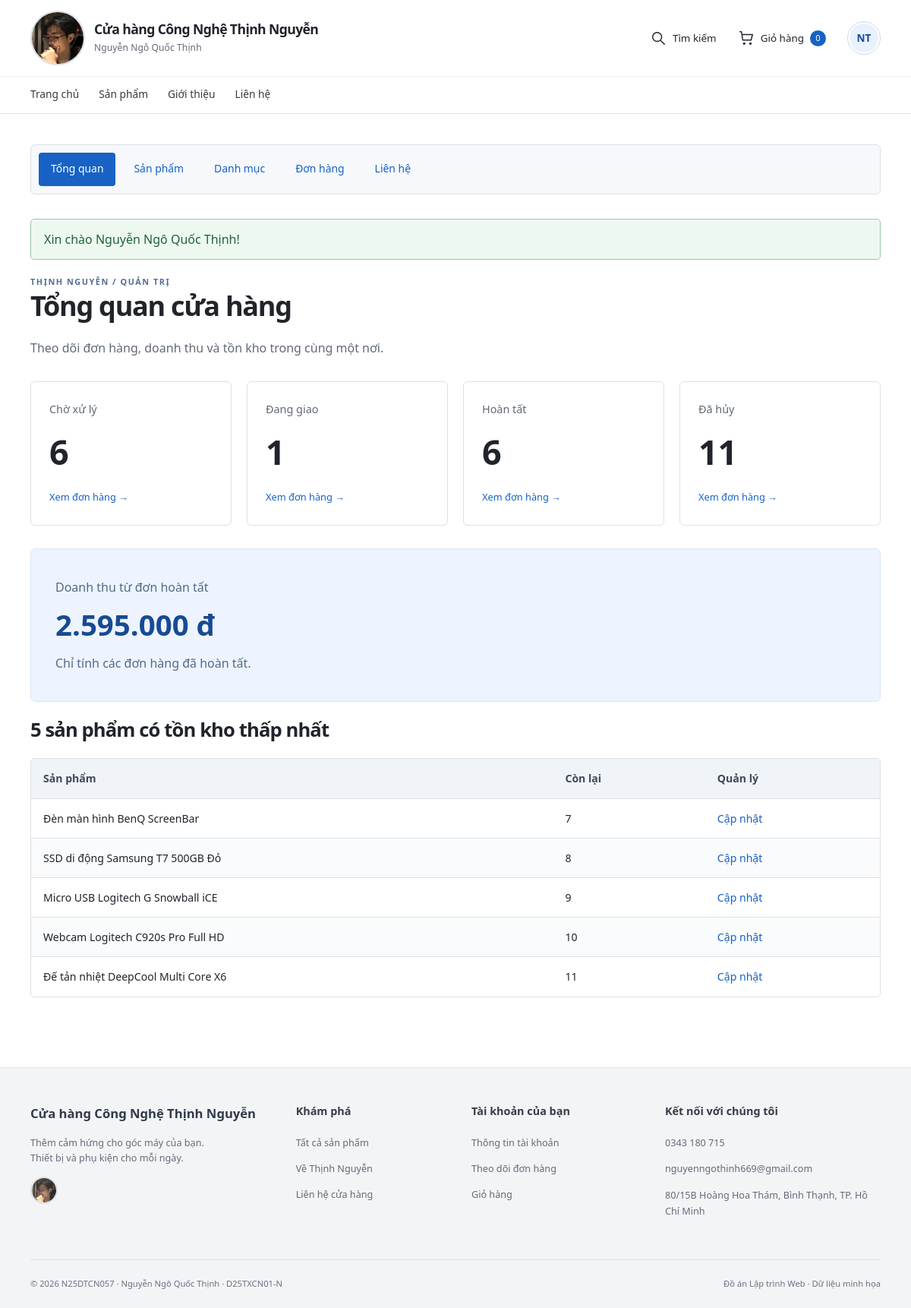
/admin/index.php (signed in), run on the app's committed database.
### tables this page shows
CREATE TABLE `users` (
  `id` int(10) unsigned NOT NULL AUTO_INCREMENT,
  `fullname` varchar(100) NOT NULL,
  `email` varchar(150) NOT NULL,
  `password_hash` varchar(255) NOT NULL,
  `phone` varchar(15) NOT NULL,
  `address` varchar(255) NOT NULL DEFAULT '',
  `avatar` varchar(255) DEFAULT NULL,
  `role` enum('customer','admin') NOT NULL DEFAULT 'customer',
  `created_at` datetime NOT NULL DEFAULT current_timestamp(),
  PRIMARY KEY (`id`),
  UNIQUE KEY `email` (`email`)
);

CREATE TABLE `products` (
  `id` int(10) unsigned NOT NULL AUTO_INCREMENT,
  `category_id` int(10) unsigned NOT NULL,
  `name` varchar(200) NOT NULL,
  `price` int(10) unsigned NOT NULL,
  `description` text DEFAULT NULL,
  `specifications` longtext DEFAULT NULL CHECK (json_valid(`specifications`)),
  `image` varchar(255) NOT NULL,
  `stock` int(10) unsigned NOT NULL DEFAULT 0,
  `created_at` datetime NOT NULL DEFAULT current_timestamp(),
  PRIMARY KEY (`id`),
  KEY `fk_products_category` (`category_id`),
  CONSTRAINT `fk_products_category` FOREIGN KEY (`category_id`) REFERENCES `categories` (`id`)
);

### includes/functions.php (called while the page is built, shortened)
<?php
function e($value)
{
    return htmlspecialchars((string) $value, ENT_QUOTES, 'UTF-8');
}
function format_price($amount)
{
    return number_format((int) $amount, 0, ',', '.') . ' đ';
}
function url($path = '')
{
    return BASE_URL . ltrim($path, '/');
}
function get_flash()
{
    $flash = $_SESSION['flash'] ?? null;
    return $flash;
}
function current_user()
{
    return $_SESSION['user'] ?? null;
}
function is_logged_in()
{
    return current_user() !== null;
}
function cart_count()
{
    return array_sum($_SESSION['cart'] ?? []);
}
function order_statuses()
{
    return [
        'pending'   => 'Chờ xử lý',
        'shipping'  => 'Đang giao',
        'completed' => 'Hoàn tất',
        'cancelled' => 'Đã hủy',
    ];
}

### includes/init.php (called while the page is built, shortened)
<?php
require_once __DIR__ . '/functions.php';
require_once __DIR__ . '/avatars.php';
require_once __DIR__ . '/../config/db.php';
if (is_logged_in()) {
    $userStatement = $pdo->prepare('SELECT id, fullname, role, avatar FROM users WHERE id = ?');
    $userStatement->execute([current_user()['id']]);
}

### includes/avatars.php (called while the page is built, shortened)
<?php
function user_initials($fullname)
{
    $parts = preg_split('/\s+/u', trim($fullname), -1, PREG_SPLIT_NO_EMPTY);
    $initials = mb_substr($parts[0], 0, 1);
    if (count($parts) > 1) $initials .= mb_substr($parts[count($parts) - 1], 0, 1);
    return mb_strtoupper($initials);
}
function managed_avatar_path($path)
{
    return is_string($path) && preg_match('~^uploads/avatars/[a-f0-9]{32}\.(jpg|png|webp)$~D', $path);
}
function user_avatar_url($user)
{
    $path = $user['avatar'] ?? null;
    return managed_avatar_path($path) && is_file(__DIR__ . '/../' . $path) ? url($path) : null;
}

### admin/index.php (the view, shortened to what this page needs)
<?php
require __DIR__ . '/../includes/init.php';
$counts = $pdo->query('SELECT status, COUNT(*) AS count FROM orders GROUP BY status')->fetchAll(PDO::FETCH_KEY_PAIR);
$revenue = $pdo->query("SELECT COALESCE(SUM(total), 0) FROM orders WHERE status = 'completed'")->fetchColumn();
$products = $pdo->query('SELECT id, name, stock FROM products ORDER BY stock ASC, id ASC LIMIT 5')->fetchAll();
require __DIR__ . '/../includes/header.php';
?>
<div class="page-heading"><div><p class="section-kicker">THỊNH NGUYỄN / QUẢN TRỊ</p><h1>Tổng quan cửa hàng</h1><p class="muted">Theo dõi đơn hàng, doanh thu và tồn kho trong cùng một nơi.</p></div></div>
<section class="stats-grid" aria-label="Thống kê đơn hàng">
<?php foreach (order_statuses() as $status => $label): ?><article class="stat-card"><p><?= e($label) ?></p><strong><?= (int) ($counts[$status] ?? 0) ?></strong><a href="<?= e(url('admin/orders.php?status=' . $status)) ?>">Xem đơn hàng →</a></article><?php endforeach; ?>
</section>
<section class="revenue-card"><p>Doanh thu từ đơn hoàn tất</p><strong><?= format_price($revenue) ?></strong><p>Chỉ tính các đơn hàng đã hoàn tất.</p></section>
<h2>5 sản phẩm có tồn kho thấp nhất</h2><table><thead><tr><th>Sản phẩm</th><th>Còn lại</th><th>Quản lý</th></tr></thead><tbody><?php foreach ($products as $product): ?><tr><td><?= e($product['name']) ?></td><td><?= (int) $product['stock'] ?></td><td><a href="<?= e(url('admin/product-form.php?id=' . (int) $product['id'])) ?>">Cập nhật</a></td></tr><?php endforeach; ?></tbody></table>
<?php require __DIR__ . '/../includes/footer.php'; ?>

### includes/header.php (shortened to what this page needs)
<!DOCTYPE html>
<html lang="vi">
<head>
    <link rel="stylesheet" href="<?= e(url('css/style.css?v=20261105-portrait-menu')) ?>">
</head>
<body>
    <?php
    $currentPage = basename($_SERVER['SCRIPT_NAME'] ?? '');
    $requestPath = str_replace('\\', '/', $_SERVER['SCRIPT_NAME'] ?? '');
    $isAdminArea = strpos($requestPath, '/admin/') !== false;
    $isAuthPage = in_array($currentPage, ['login.php', 'register.php'], true);
    ?>
    <header class="site-header">
        <div class="header-inner">
            <a class="brand" href="<?= e(url('index.php')) ?>" aria-label="<?= e(APP_NAME) ?> - Trang chủ">
                <img class="brand-logo" src="<?= e(url('assets/anh_chan_dung.jpg')) ?>" alt="Ảnh chân dung Nguyễn Ngô Quốc Thịnh — logo cửa hàng" width="72" height="72">
                <span class="brand-copy"><strong><?= e(APP_NAME) ?></strong><small><?= e(STUDENT_NAME) ?></small></span>
            </a>
            <div class="header-tools">
                <a class="header-search" href="<?= e(url('index.php#products')) ?>"><svg viewBox="0 0 24 24" aria-hidden="true"><circle cx="10.5" cy="10.5" r="6.5"/><path d="m16 16 5 5"/></svg><span>Tìm kiếm</span></a>
                <a class="nav-cart <?= $currentPage === 'cart.php' ? 'active' : '' ?>" href="<?= e(url('cart.php')) ?>" aria-label="Giỏ hàng, <?= e(cart_count()) ?> sản phẩm"><svg viewBox="0 0 24 24" aria-hidden="true"><path d="M3 3h2l2 12h12l2-8H6"/><circle cx="9" cy="20" r="1"/><circle cx="18" cy="20" r="1"/></svg><span>Giỏ hàng</span><span id="cart-count" class="cart-count"><?= e(cart_count()) ?></span></a>
                <?php if (is_logged_in()): ?>
                    <?php $headerAvatarUrl = user_avatar_url(current_user()); ?>
                    <details class="account-menu" id="account-menu">
                        <summary class="account-avatar-toggle" aria-label="Tài khoản của <?= e(current_user()['fullname']) ?>" aria-controls="account-dropdown" title="Tài khoản của <?= e(current_user()['fullname']) ?>">
                            <?php if ($headerAvatarUrl): ?><img class="header-user-avatar" src="<?= e($headerAvatarUrl) ?>" alt="" width="40" height="40"><?php else: ?><span class="header-user-avatar avatar-initials" aria-hidden="true"><?= e(user_initials(current_user()['fullname'])) ?></span><?php endif; ?>
                        </summary>
                    </details>
                <?php else: ?>
                    <a class="guest-account-link" href="<?= e(url('login.php')) ?>" aria-label="Đăng nhập tài khoản" title="Đăng nhập tài khoản"><svg viewBox="0 0 24 24" aria-hidden="true"><circle cx="12" cy="8" r="4"/><path d="M4 21v-2a8 8 0 0 1 16 0v2"/></svg></a>
                <?php endif; ?>
            </div>
        </div>
        <div class="navigation-row">
            <nav class="main-nav" id="main-navigation" aria-label="Điều hướng chính">
            <a href="<?= e(url('index.php')) ?>" class="<?= $currentPage === 'index.php' && !$isAdminArea ? 'active' : '' ?>">Trang chủ</a>
            <a href="<?= e(url('index.php#products')) ?>">Sản phẩm</a>
            <a href="<?= e(url('about.php')) ?>" class="<?= $currentPage === 'about.php' ? 'active' : '' ?>">Giới thiệu</a>
            <a href="<?= e(url('contact.php')) ?>" class="<?= $currentPage === 'contact.php' ? 'active' : '' ?>">Liên hệ</a>
            </nav>
        </div>
    </header>
    <main id="main-content" class="<?= $isAuthPage ? 'auth-main' : ($currentPage === 'index.php' && !$isAdminArea ? 'store-main' : '') ?>">
        <?php if ($isAdminArea) require __DIR__ . '/admin-nav.php'; ?>
        <?php $flash = get_flash(); ?>
        <?php if ($flash): ?>
            <p class="alert alert-<?= e($flash['type']) ?>"><?= e($flash['message']) ?></p>
        <?php endif; ?>

### data on the page
users: fullname "NT"
products: name "Đèn màn hình BenQ ScreenBar", stock "7"
products: name "SSD di động Samsung T7 500GB Đỏ", stock "8"
products: name "Micro USB Logitech G Snowball iCE", stock "9"
products: name "Webcam Logitech C920s Pro Full HD", stock "10"
products: name "Đế tản nhiệt DeepCool Multi Core X6", stock "11"

### other printed values
APP_NAME "Cửa hàng Công Nghệ Thịnh Nguyễn"
STUDENT_NAME "Nguyễn Ngô Quốc Thịnh"
cart_count() "0"
$label "Tổng quan"
$label "Sản phẩm"
$label "Danh mục"
$label "Đơn hàng"
$label "Liên hệ"
$flash['message'] "Xin chào Nguyễn Ngô Quốc Thịnh!"
$label "Chờ xử lý"
$counts[$status] "6"
$label "Đang giao"
$counts[$status] "1"
$label "Hoàn tất"
$label "Đã hủy"
